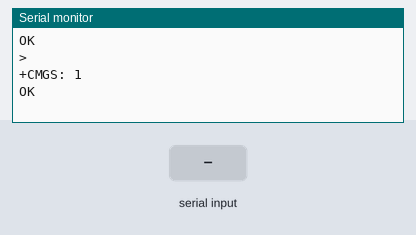
This sketch was run on a simulated ESP32. Parts: the last lines printed to the serial monitor. Inputs (shaded band) come from the test bench. The modem accepts every AT command (registered, SIM ready, sends succeed) and sends nothing else.

Above: at 4.5 s.
4.6 s: "1" received over the second serial link
At 5.6 s:
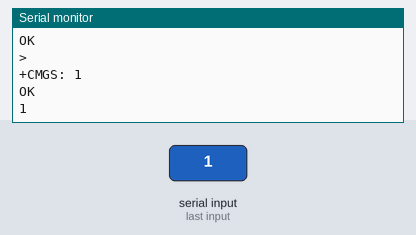
6.1 s: "0" received over the second serial link
At 6.7 s:
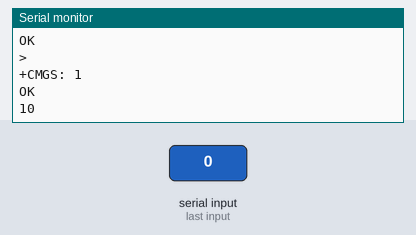

The sketch:

minimal_sms_check.ino
```cpp
#include <Arduino.h>
#include <HardwareSerial.h>

#define MODEM_RX 16
#define MODEM_TX 17
HardwareSerial Modem(2); //use UART 2

void setup() {
  Serial.begin(115200);
  Modem.begin(115200, SERIAL_8N1, MODEM_RX, MODEM_TX);
  delay(2000); // small settle

  const char* NUMBER = "+37128799838";
  const char* TEXT   = "Finally it fucking works";

  // Modem.print("ATD");
  // Modem.print(NUMBER);
  // Modem.println(";");

  Modem.println("AT+CMGF=1");    delay(200);

  // Start SMS
  Modem.print("AT+CMGS=\"");
  Modem.print(NUMBER);
  Modem.println("\"");

  // Wait a moment for '>' prompt (keep it simple)
  delay(1000);

  // Body
  Modem.print(TEXT);
  delay(100);

  // Send Ctrl+Z (ASCII 26) to submit the SMS
  Modem.write((uint8_t)0x1A);
}

void loop() {
  // Forward SIM808 → PC
  if (Modem.available()) {
    Serial.write(Modem.read());
    // delay(2000);
  }
  // Forward PC → SIM808
  if (Serial.available()) {
    Modem.write(Serial.read());
    // delay(2000);
  }
}

// to recieve --> AT+CNMI=2,2,0,0,0
// to send --> AT+CMGS="+371"
```

Measured:
- after the input at 4.6 s, the serial monitor: prints a new line at once (image 1)
- after the input at 6.1 s, the serial monitor: prints a new line at once (image 2)
